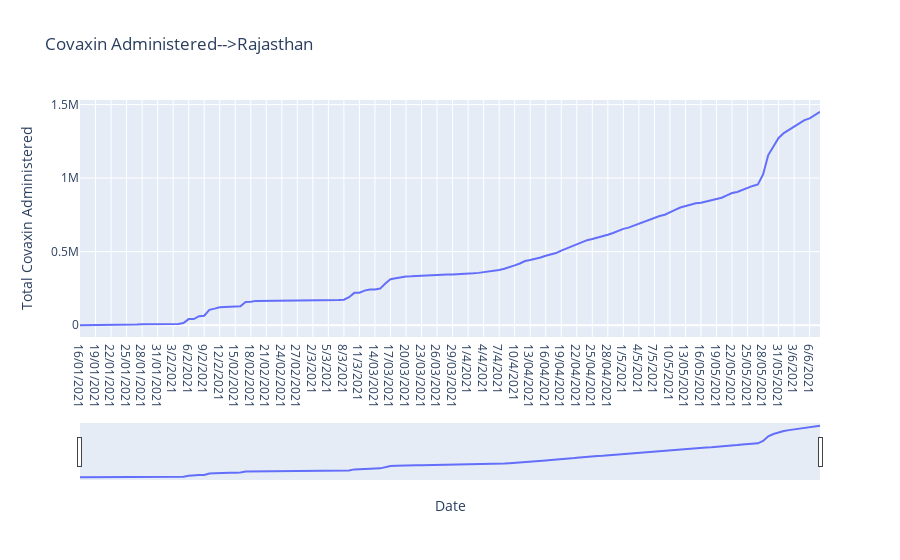

Notebook code for this chart:
### Code cell
fig = px.line(Rajasthan,x="Date",y="Total Covaxin Administered",title="Covaxin Administered-->Rajasthan")  
fig.update_xaxes(rangeslider_visible=True)

### Figure 1 — Plotly figure (JSON) as saved in the notebook; plotly's stock layout.template omitted (floating-point values rounded to 4 significant figures; data arrays with more than 128 entries replaced by an {"elided": "..."} marker saying what was removed)
{"data": [{"hovertemplate": "Date=%{x}<br>Total Covaxin Administered=%{y}<extra></extra>", "legendgroup": "", "line": {"color": "#636efa", "dash": "solid"}, "mode": "lines", "name": "", "orientation": "v", "showlegend": false, "type": "scatter", "x": {"elided": "144 str values"}, "xaxis": "x", "y": {"elided": "144 int values"}, "yaxis": "y"}], "layout": {"legend": {"tracegroupgap": 0}, "title": {"text": "Covaxin Administered-->Rajasthan"}, "xaxis": {"anchor": "y", "domain": [0, 1], "rangeslider": {"visible": true}, "title": {"text": "Date"}}, "yaxis": {"anchor": "x", "domain": [0, 1], "title": {"text": "Total Covaxin Administered"}}}}
